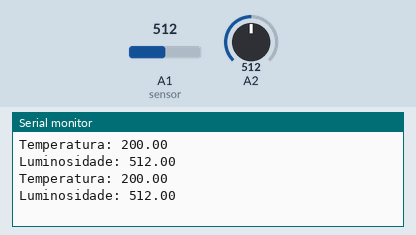
Bench run of a sketch on a simulated Arduino Uno, built with avr-gcc and run on an emulated ATmega328P. On the bench: the last lines printed to the serial monitor. The test bench sets the inputs (shaded band); at power-on: A1 (sensor) = 512, A2 = 512.

Above: at 1.8 s.
1.9 s: A1 (sensor) set to 716
At 2.5 s:
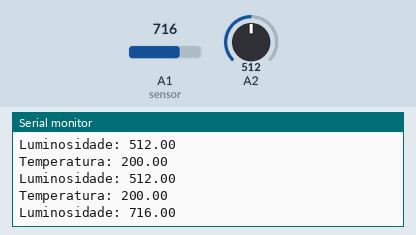
3.4 s: A2 set to 716
At 4.7 s:
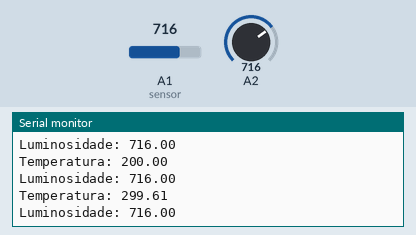
4.9 s: A1 (sensor) set to 900
At 5.8 s:
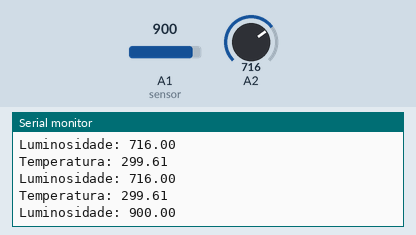
6.4 s: A2 set to 900
At 7.8 s:
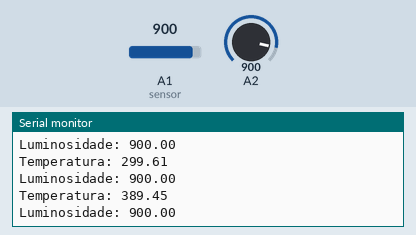
Timing chart, 0 to 8.9 s (numbered marks = the images above; inputs shaded):
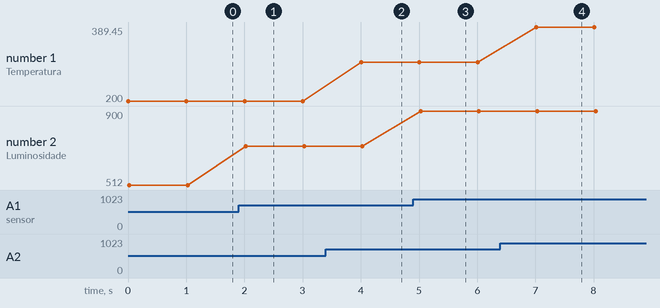

Measured:
- after the input at 1.9 s, the serial monitor: prints a new line after 0.13 s (image 1)
- after the input at 3.4 s, the serial monitor: prints a new line after 0.61 s (image 2)
- after the input at 4.9 s, the serial monitor: prints a new line after 0.13 s (image 3)
- after the input at 6.4 s, the serial monitor: prints a new line after 0.61 s (image 4)
- plotted number 1: 200 → 299.61 after the input at 3.4 s, 299.61 → 389.45 after the input at 6.4 s
- plotted number 2: 512 → 716 after the input at 1.9 s, 716 → 900 after the input at 4.9 s

The sketch:

sensores.ino
```cpp
//Variáveis
float temperatura = 0;
float tensao = 0;
float lumi = 0;

//Setup
void setup() {
   Serial.begin(9600); //Inicializa o serial
}

//Programa
void loop() {
  tensao  = analogRead(A2)*5;
  tensao = tensao/1024;
  temperatura = (tensao - 0.5)*100;// converte a leitura do sensor em ºC
  Serial.print("Temperatura: ");
  Serial.println(temperatura);

  lumi  = analogRead(A1); //leitura do sensor
  Serial.print("Luminosidade: ");
  Serial.println(lumi);
  Serial.println();
  delay(1000);
}
```
